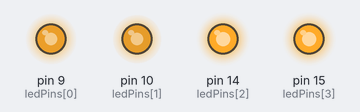
A sketch run on a simulated Arduino Uno, built with avr-gcc and run on an emulated ATmega328P. Shown: output pins drawn as LEDs (lit = HIGH). Random numbers use the default seed unless the sketch sets one.

Above: at 0.05 s.
At 4.97 s:
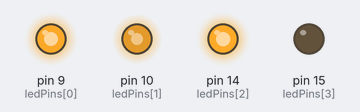
At 9.99 s:
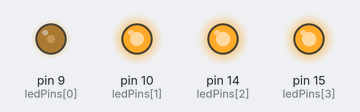
At 20.03 s:
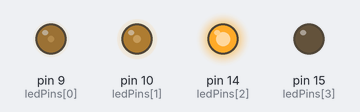
At 29.97 s:
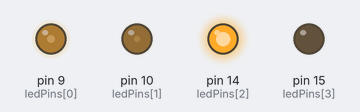
At 39.93 s:
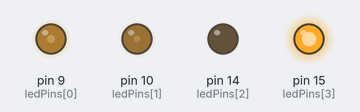
Timing chart, 0 to 40.0 s (numbered marks = the images above):
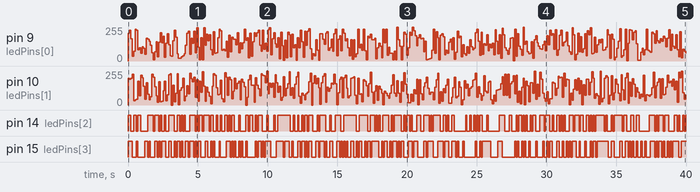

The sketch:

lantern.ino
```cpp
const int ledMax = 4;
int ledPins[ledMax] = {9,10,14,15};


void setup(){
  randomSeed(analogRead(0));

  for(int i = 0; i < ledMax; i++)
    pinMode(ledPins[i],OUTPUT);
}

void loop(){
  for(int i = 0; i < ledMax; i++)
    analogWrite(ledPins[i],random(255));

  delay(100);
}
```

Measured:
- by itself, pin 14 (ledPins[2]): LOW → HIGH at 0.00 s, → LOW 0.20 s later, → HIGH 0.20 s later, → LOW 0.20 s later, … (193 changes in this stretch)
- by itself, pin 15 (ledPins[3]): LOW → HIGH at 0.00 s, → LOW 0.30 s later, → HIGH 0.30 s later, → LOW 0.10 s later, … (207 changes in this stretch)
- by itself, pin 9 (ledPins[0]): 0/255 → 209/255 at 0.00 s, → 231/255 0.10 s later, → 167/255 0.10 s later, → 34/255 0.10 s later, … (396 changes in this stretch)
- by itself, pin 10 (ledPins[1]): 0/255 → 199/255 at 0.00 s, → 195/255 0.10 s later, → 202/255 0.10 s later, → 230/255 0.10 s later, … (397 changes in this stretch)
